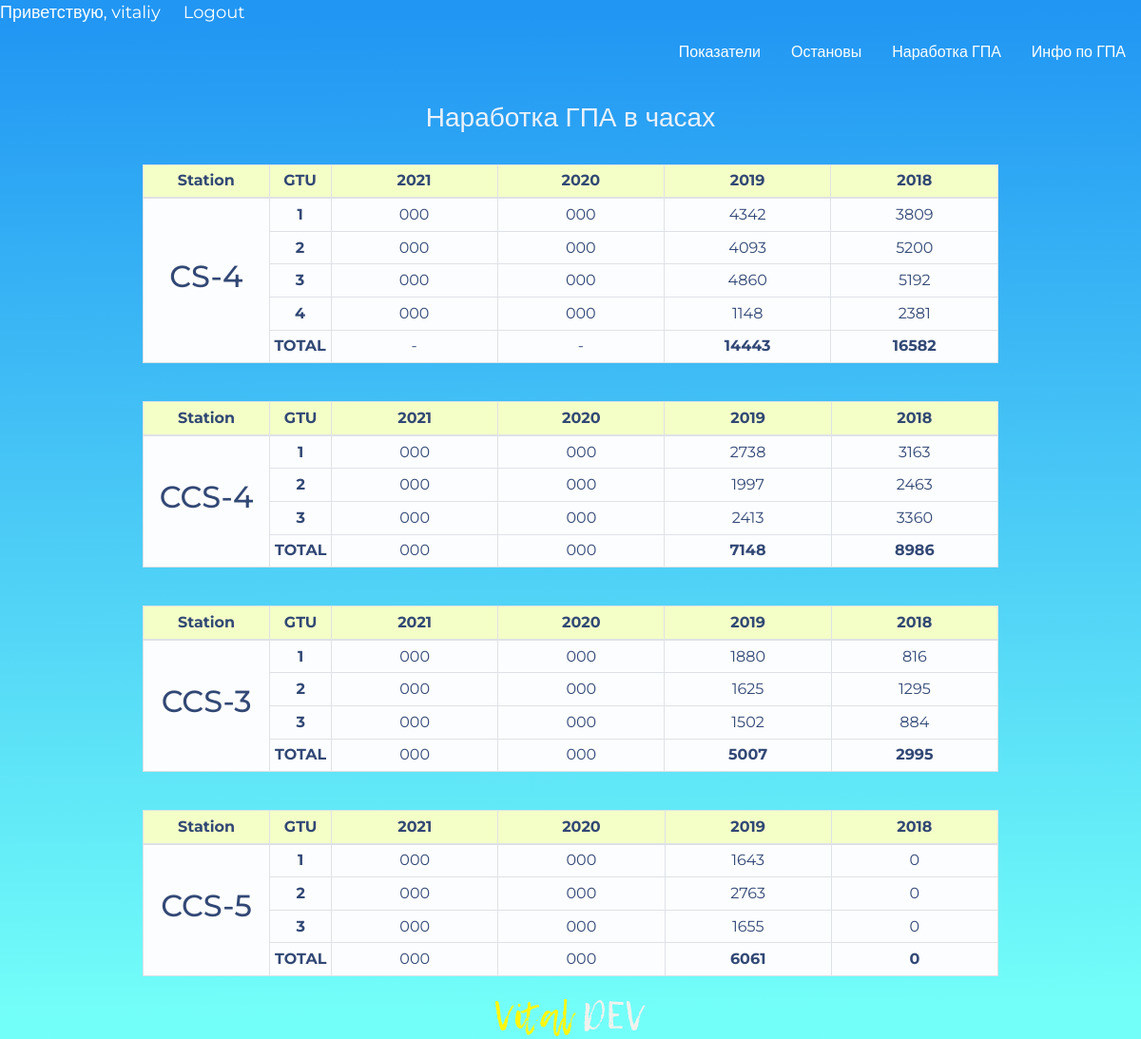
The page /working_hours/ (signed in) on the database its author committed.
### stops/models.py (models this page shows, shortened)
class W_hours(models.Model):
    YEAR_CHOICES = [
        ('2018', '2018'),
        ('2019', '2019'),
        ('2020', '2020'),
        ('2021', '2021'),
        ('2022', '2022'),
    ]
    year = models.CharField(max_length = 4, choices = YEAR_CHOICES)
    station = models.ForeignKey(Station, on_delete = models.CASCADE, null = True)
    gtu = models.CharField('ГПА', max_length = 10, blank = True)
    w_hours = models.CharField('Наработка в часах', max_length = 5, blank = True)
    year_hours = models.CharField('Количество часов в году', max_length = 6, blank = True)

### stops/views.py (the view)
# urls.py: path('working_hours/', views.working_hours, name='working_hours'),
@login_required(login_url='stops:login')
def working_hours(request):
    cs_4_hours = W_hours.objects.all().filter(station = Station.objects.get(name = "CS-4"))
    ccs_4_hours = W_hours.objects.all().filter(station = Station.objects.get(name = "CCS-4"))
    ccs_3_hours = W_hours.objects.all().filter(station = Station.objects.get(name = "CCS-3"))
    ccs_5_hours = W_hours.objects.all().filter(station = Station.objects.get(name = "CCS-5"))
    cs_4_2018_total = cs_4_hours.filter(year = '2018').aggregate(Sum('w_hours'))
    cs_4_2019_total = cs_4_hours.filter(year = '2019').aggregate(Sum('w_hours'))
    ccs_4_2018_total = ccs_4_hours.filter(year = '2018').aggregate(Sum('w_hours'))
    ccs_4_2019_total = ccs_4_hours.filter(year = '2019').aggregate(Sum('w_hours'))
    ccs_3_2018_total = ccs_3_hours.filter(year = '2018').aggregate(Sum('w_hours'))
    ccs_3_2019_total = ccs_3_hours.filter(year = '2019').aggregate(Sum('w_hours'))
    ccs_5_2018_total = ccs_5_hours.filter(year = '2018').aggregate(Sum('w_hours'))
    ccs_5_2019_total = ccs_5_hours.filter(year = '2019').aggregate(Sum('w_hours'))
    return render(request, 'stops/hours.html',
                    {'cs_4_hours': cs_4_hours,
                    'ccs_4_hours': ccs_4_hours,
                    'ccs_3_hours': ccs_3_hours,
                    'ccs_5_hours': ccs_5_hours,
                    'cs_4_2018_total':cs_4_2018_total,
                    'cs_4_2019_total':cs_4_2019_total,
                    'ccs_4_2018_total':ccs_4_2018_total,
                    'ccs_4_2019_total':ccs_4_2019_total,
                    'ccs_3_2018_total':ccs_3_2018_total,
                    'ccs_3_2019_total':ccs_3_2019_total,
                    'ccs_5_2018_total':ccs_5_2018_total,
                    'ccs_5_2019_total':ccs_5_2019_total,
                    })

### stops/templates/stops/hours.html
{% extends 'stops/main.html' %}
{% block content %}
<div class="d-flex justify-content-center">
  <div style="min-width: 900px;">
    <br>
    <h3 class="text-center light_grey_text">Наработка ГПА в часах</h3><br>
    <table class="table table-bordered ">
      <thead id="bg">
        <tr class="yellow_bg">
          <th class="text-center" style="width: 15%;" scope="col">Station</th>
          <th class="text-center" style="width: 5%;" scope="col">GTU </th>
          <th class="text-center" style="width: 20%;" scope="col">2021</th>
          <th class="text-center" style="width: 20%;" scope="col">2020</th>
          <th class="text-center" style="width: 20%;" scope="col">2019</th>
          <th class="text-center" style="width: 20%;" scope="col">2018</th>
        </tr>
      </thead>
      <tbody style="height:100px">
        <tr>
          <th class="text-center" scope="row" rowspan="5">
            <h2>CS-4</h2>
          </th>
          <th class="text-center" scope="row">1</th>
          <td class="text-center">000</td>
          <td class="text-center">000</td>
          <td class="text-center">{% for item in cs_4_hours %}{% if item.gtu == "1" and item.year == "2019" %} <p>{{item.w_hours}}</p> {% endif %}{% endfor %}</td>
          <td class="text-center">{% for item in cs_4_hours %}{% if item.gtu == "1" and item.year == "2018" %} <p>{{item.w_hours}}</p> {% endif %}{% endfor %}</td>
        </tr>
        <tr>
          <th class="text-center" scope="row">2</th>
          <td class="text-center">000</td>
          <td class="text-center">000</td>
          <td class="text-center">{% for item in cs_4_hours %}{% if item.gtu == "2" and item.year == "2019" %} <p>{{item.w_hours}}</p> {% endif %}{% endfor %}</td>
          <td class="text-center">{% for item in cs_4_hours %}{% if item.gtu == "2" and item.year == "2018" %} <p>{{item.w_hours}}</p> {% endif %}{% endfor %}</td>
        </tr>
        <tr>
          <th class="text-center" scope="row">3</th>
          <td class="text-center">000</td>
          <td class="text-center">000</td>
          <td class="text-center">{% for item in cs_4_hours %}{% if item.gtu == "3" and item.year == "2019" %} <p>{{item.w_hours}}</p> {% endif %}{% endfor %}</td>
          <td class="text-center">{% for item in cs_4_hours %}{% if item.gtu == "3" and item.year == "2018" %} <p>{{item.w_hours}}</p> {% endif %}{% endfor %}</td>
        </tr>
        <tr>
          <th class="text-center" scope="row">4</th>
          <td class="text-center">000</td>
          <td class="text-center">000</td>
          <td class="text-center">{% for item in cs_4_hours %}{% if item.gtu == "4" and item.year == "2019" %} <p>{{item.w_hours}}</p> {% endif %}{% endfor %}</td>
          <td class="text-center">{% for item in cs_4_hours %}{% if item.gtu == "4" and item.year == "2018" %} <p>{{item.w_hours}}</p> {% endif %}{% endfor %}</td>
        </tr>
        <tr>
          <th class="text-center" scope="row">TOTAL</th>
          <td class="text-center">-</td>
          <td class="text-center">-</td>
          <td class="text-center"><b>{{cs_4_2019_total.w_hours__sum}}</b></td>
          <td class="text-center"><b>{{cs_4_2018_total.w_hours__sum}}</b></td>
        </tr>
      </tbody>
    </table>
    <br>
    <table class="table-sm table table-bordered">
      <thead>
        <tr class="yellow_bg">
          <th class="text-center" style="width: 15%;" scope="col">Station</th>
          <th class="text-center" style="width: 5%;" scope="col">GTU </th>
          <th class="text-center" style="width: 20%;" scope="col">2021</th>
          <th class="text-center" style="width: 20%;" scope="col">2020</th>
          <th class="text-center" style="width: 20%;" scope="col">2019</th>
          <th class="text-center" style="width: 20%;" scope="col">2018</th>
        </tr>
      </thead>
      <tbody>
        <tr>
          <th class="text-center" scope="row" rowspan="4">
            <h2>CCS-4</h2>
          </th>
          <th class="text-center">1</th>
          <td class="text-center">000</td>
          <td class="text-center">000</td>
          <td class="text-center">{% for item in ccs_4_hours %}{% if item.gtu == "1" and item.year == "2019" %} <p>{{item.w_hours}}</p> {% endif %}{% endfor %}</td>
          <td class="text-center">{% for item in ccs_4_hours %}{% if item.gtu == "1" and item.year == "2018" %} <p>{{item.w_hours}}</p> {% endif %}{% endfor %}</td>
        </tr>
        <tr>
          <th class="text-center" scope="row">2</th>
          <td class="text-center">000</td>
          <td class="text-center">000</td>
          <td class="text-center">{% for item in ccs_4_hours %}{% if item.gtu == "2" and item.year == "2019" %} <p>{{item.w_hours}}</p> {% endif %}{% endfor %}</td>
          <td class="text-center">{% for item in ccs_4_hours %}{% if item.gtu == "2" and item.year == "2018" %} <p>{{item.w_hours}}</p> {% endif %}{% endfor %}</td>
        </tr>
        <tr>
          <th class="text-center" scope="row">3</th>
          <td class="text-center">000</td>
          <td class="text-center">000</td>
          <td class="text-center">{% for item in ccs_4_hours %}{% if item.gtu == "3" and item.year == "2019" %} <p>{{item.w_hours}}</p> {% endif %}{% endfor %}</td>
          <td class="text-center">{% for item in ccs_4_hours %}{% if item.gtu == "3" and item.year == "2018" %} <p>{{item.w_hours}}</p> {% endif %}{% endfor %}</td>
        </tr>
        <tr>
          <th class="text-center" scope="row">TOTAL</th>
          <td class="text-center">000</td>
          <td class="text-center">000</td>
          <td class="text-center"><b>{{ccs_4_2019_total.w_hours__sum}}</b></td>
          <td class="text-center"><b>{{ccs_4_2018_total.w_hours__sum}}</b></td>
        </tr>
      </tbody>
    </table>
    <br>
    <table class="table-sm table table-bordered">
      <thead>
        <tr class="yellow_bg">
          <th class="text-center" style="width: 15%;" scope="col">Station</th>
          <th class="text-center" style="width: 5%;" scope="col">GTU </th>
          <th class="text-center" style="width: 20%;" scope="col">2021</th>
          <th class="text-center" style="width: 20%;" scope="col">2020</th>
          <th class="text-center" style="width: 20%;" scope="col">2019</th>
          <th class="text-center" style="width: 20%;" scope="col">2018</th>
        </tr>
      </thead>
      <tbody>
        <tr>
          <th class="text-center" scope="row" rowspan="4">
            <h2>CCS-3</h2>
          </th>
          <th class="text-center">1</th>
          <td class="text-center">000</td>
          <td class="text-center">000</td>
          <td class="text-center">{% for item in ccs_3_hours %}{% if item.gtu == "1" and item.year == "2019" %} <p>{{item.w_hours}}</p> {% endif %}{% endfor %}</td>
          <td class="text-center">{% for item in ccs_3_hours %}{% if item.gtu == "1" and item.year == "2018" %} <p>{{item.w_hours}}</p> {% endif %}{% endfor %}</td>
        </tr>
        <tr>
          <th class="text-center" scope="row">2</th>
          <td class="text-center">000</td>
          <td class="text-center">000</td>
          <td class="text-center">{% for item in ccs_3_hours %}{% if item.gtu == "2" and item.year == "2019" %} <p>{{item.w_hours}}</p> {% endif %}{% endfor %}</td>
          <td class="text-center">{% for item in ccs_3_hours %}{% if item.gtu == "2" and item.year == "2018" %} <p>{{item.w_hours}}</p> {% endif %}{% endfor %}</td>
        </tr>
        <tr>
          <th class="text-center" scope="row">3</th>
          <td class="text-center">000</td>
          <td class="text-center">000</td>
          <td class="text-center">{% for item in ccs_3_hours %}{% if item.gtu == "3" and item.year == "2019" %} <p>{{item.w_hours}}</p> {% endif %}{% endfor %}</td>
          <td class="text-center">{% for item in ccs_3_hours %}{% if item.gtu == "3" and item.year == "2018" %} <p>{{item.w_hours}}</p> {% endif %}{% endfor %}</td>
        </tr>
        <tr>
          <th class="text-center" scope="row">TOTAL</th>
          <td class="text-center">000</td>
          <td class="text-center">000</td>
          <td class="text-center"><b>{{ccs_3_2019_total.w_hours__sum}}</b></td>
          <td class="text-center"><b>{{ccs_3_2018_total.w_hours__sum}}</b></td>
        </tr>
      </tbody>
    </table>
    <br>
    <table class="table-sm table table-bordered">
      <thead class="">
        <tr class="yellow_bg">
          <th class="text-center" style="width: 15%;" scope="col">Station</th>
          <th class="text-center" style="width: 5%;" scope="col">GTU </th>
          <th class="text-center" style="width: 20%;" scope="col">2021</th>
          <th class="text-center" style="width: 20%;" scope="col">2020</th>
          <th class="text-center" style="width: 20%;" scope="col">2019</th>
          <th class="text-center" style="width: 20%;" scope="col">2018</th>
        </tr>
      </thead>
      <tbody>
        <tr>
          <th class="text-center" scope="row" rowspan="4">
            <h2>CCS-5</h2>
          </th>
          <th class="text-center">1</th>
          <td class="text-center">000</td>
          <td class="text-center">000</td>
          <td class="text-center">{% for item in ccs_5_hours %}{% if item.gtu == "1" and item.year == "2019" %} <p>{{item.w_hours}}</p> {% endif %}{% endfor %}</td>
          <td class="text-center">{% for item in ccs_5_hours %}{% if item.gtu == "1" and item.year == "2018" %} <p>{{item.w_hours}}</p> {% endif %}{% endfor %}</td>
        </tr>
        <tr>
          <th class="text-center" scope="row">2</th>
          <td class="text-center">000</td>
          <td class="text-center">000</td>
          <td class="text-center">{% for item in ccs_5_hours %}{% if item.gtu == "2" and item.year == "2019" %} <p>{{item.w_hours}}</p> {% endif %}{% endfor %}</td>
          <td class="text-center">{% for item in ccs_5_hours %}{% if item.gtu == "2" and item.year == "2018" %} <p>{{item.w_hours}}</p> {% endif %}{% endfor %}</td>
        </tr>
        <tr>
          <th class="text-center" scope="row">3</th>
          <td class="text-center">000</td>
          <td class="text-center">000</td>
          <td class="text-center">{% for item in ccs_5_hours %}{% if item.gtu == "3" and item.year == "2019" %} <p>{{item.w_hours}}</p> {% endif %}{% endfor %}</td>
          <td class="text-center">{% for item in ccs_5_hours %}{% if item.gtu == "3" and item.year == "2018" %} <p>{{item.w_hours}}</p> {% endif %}{% endfor %}</td>
        </tr>
        <tr>
          <th class="text-center" scope="row">TOTAL</th>
          <td class="text-center">000</td>
          <td class="text-center">000</td>
          <td class="text-center"><b>{{ccs_5_2019_total.w_hours__sum}}</b></td>
          <td class="text-center"><b>{{ccs_5_2018_total.w_hours__sum}}</b></td>
        </tr>
      </tbody>
    </table>
  </div>
</div>
{% endblock content%}

### stops/templates/stops/main.html (shortened to what this page needs)
{% load static %}
<!DOCTYPE html>
<html lang="en">
<head>
  <link rel="stylesheet" href="https://maxcdn.bootstrapcdn.com/bootstrap/4.0.0/css/bootstrap.min.css">
  <link rel="stylesheet" type="text/css" href="{% static '/css/main.css' %}">
</head>
<body>
<div class="content">
    {% include 'stops/navbar.html' %}
    {% block content %}
    {% endblock %}
</div>
<footer class="footer text-center">  <img src="{% static 'images/logo.png' %}" alt=""></footer>
</body>
</html>

### stops/templates/stops/navbar.html (shortened to what this page needs)
{% load static %}
<div >
  <span class="hello-msg">Приветствую, {{request.user}}</span>
  <span><a class="hello-msg" a href="{% url 'stops:logout'%}">Logout</a></span>
  <ul class="navigation">
    <li><a href="{% url 'stops:index' %}">Показатели</a></li>
    <li><a href="{% url 'stops:shutdowns_general' %}">Остановы</a></li>
    <li><a href="{% url 'stops:working_hours' %}">Наработка ГПА</a></li>
    <li><a href="{% url 'stops:gtu_info' %}">Инфо по ГПА</a></li>
  </ul>
</div>

### static/css/main.css (style rules this page uses)
html, body { font-family: 'Montserrat', sans-serif; -webkit-font-smoothing: antialiased; -moz-osx-font-smoothing: grayscale; color: #324875; min-height: 100%; margin: 0; padding: 0; }
p { margin-top: 0; margin-bottom: 0; }
.light_grey_text { color: #ebf1fa; }
.yellow_bg { background-color:#f4ffc7; }
.table td, .table th { padding: .3rem; vertical-align: middle; border-top: 1px solid #dee2e6; }
.table-bordered, .table-bordered { border: 1px solid #dee2e6; background-color: #fcfdff }
.hello-msg { font-size: 18px; color: #fff; margin-right: 20px; }
body { display: flex; flex-direction: column; background-image: linear-gradient( 179.4deg, rgba(33,150,243,1) 1.8%, rgba(22,255,245,0.60) 97.1% ); background-repeat: no-repeat; background-size: cover; min-height: 100vh }
.content { flex: 1 0 auto; }
.footer { flex-shrink: 0; }
.navigation { display: flex; flex-flow: row wrap; justify-content: flex-end; list-style: none; margin: 0; }
.navigation a { text-decoration: none; display: block; padding: 1em; color: white; }

### stops/templates/stops/navbar.html (style rules this page uses)
.hello-msg { font-size: 18px; color: #fff; margin-right: 20px; }

### rows shown on the page
W_hours: w_hours "4342"
W_hours: w_hours "3809"
W_hours: w_hours "4093"
W_hours: w_hours "5200"
W_hours: w_hours "4860"
W_hours: w_hours "5192"
W_hours: w_hours "1148"
W_hours: w_hours "2381"
W_hours: w_hours "2738"
W_hours: w_hours "3163"
W_hours: w_hours "1997"
W_hours: w_hours "2463"
W_hours: w_hours "2413"
W_hours: w_hours "3360"
W_hours: w_hours "1880"
W_hours: w_hours "816"
W_hours: w_hours "1625"
W_hours: w_hours "1295"
W_hours: w_hours "1502"
W_hours: w_hours "884"
W_hours: w_hours "1643"
W_hours: w_hours "0"
W_hours: w_hours "2763"
W_hours: w_hours "0"
W_hours: w_hours "1655"
W_hours: w_hours "0"

### other values the page prints
{{ request.user }} "vitaliy"
{{ cs_4_2019_total.w_hours__sum }} "14443"
{{ cs_4_2018_total.w_hours__sum }} "16582"
{{ ccs_4_2019_total.w_hours__sum }} "7148"
{{ ccs_4_2018_total.w_hours__sum }} "8986"
{{ ccs_3_2019_total.w_hours__sum }} "5007"
{{ ccs_3_2018_total.w_hours__sum }} "2995"
{{ ccs_5_2019_total.w_hours__sum }} "6061"
{{ ccs_5_2018_total.w_hours__sum }} "0"
